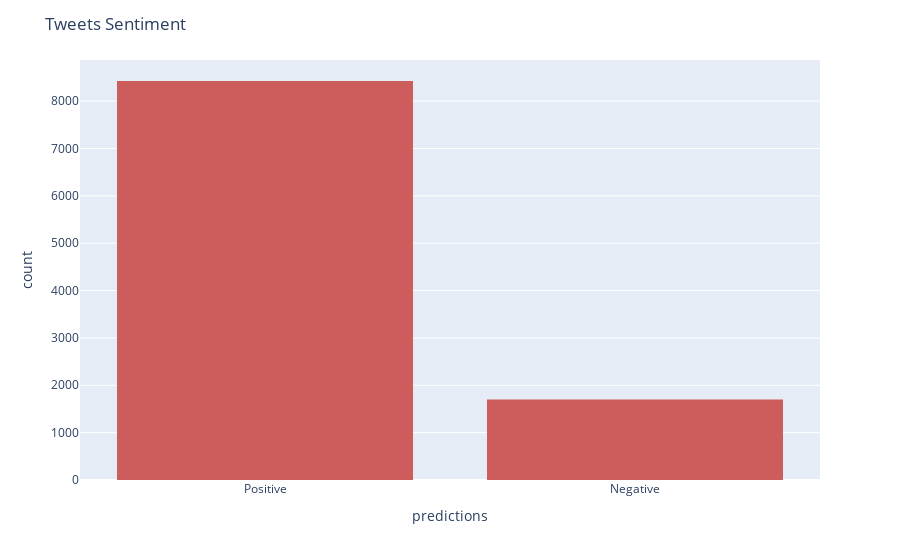

Here is the notebook cell this chart was saved with:
### Code cell
#Histogram to display tweets sentiment
tweet_predictions_senti = data
tweet_predictions_senti["predictions"] = tweet_predictions_senti["predictions"].replace({1:'Positive'})
tweet_predictions_senti["predictions"] = tweet_predictions_senti["predictions"].replace({0:'Negative'})
fig = px.histogram(tweet_predictions_senti, x="predictions")
fig.update_traces(marker_color="indianred", marker_line_color='black')
fig.update_layout(title_text="Tweets Sentiment")
fig.show()

### Figure 1 — Plotly figure (JSON) as saved in the notebook; plotly's stock layout.template omitted (floating-point values rounded to 4 significant figures; data arrays with more than 128 entries replaced by an {"elided": "..."} marker saying what was removed)
{"data": [{"alignmentgroup": "True", "bingroup": "x", "hovertemplate": "predictions=%{x}<br>count=%{y}<extra></extra>", "legendgroup": "", "marker": {"color": "indianred", "line": {"color": "black"}, "pattern": {"shape": ""}}, "name": "", "offsetgroup": "", "orientation": "v", "showlegend": false, "type": "histogram", "x": {"elided": "10126 str values"}, "xaxis": "x", "yaxis": "y"}], "layout": {"autosize": true, "barmode": "relative", "legend": {"tracegroupgap": 0}, "margin": {"t": 60}, "title": {"text": "Tweets Sentiment"}, "xaxis": {"anchor": "y", "autorange": true, "domain": [0, 1], "range": [-0.5, 1.5], "title": {"text": "predictions"}, "type": "category"}, "yaxis": {"anchor": "x", "autorange": true, "domain": [0, 1], "range": [0, 8868.0], "title": {"text": "count"}}}}
